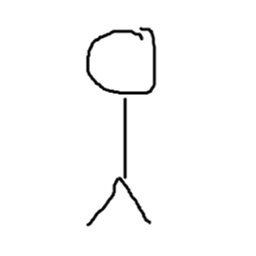
#> input picture SegundoParcial/5_ejercicio/1a.png, 256 x 256 px, shrunk from 1100 x 1100 before the run
$ python 5_a_ejercicio.py
#> lines starting #> are read from the running program, lines starting #| are printed output that depends on the picture
import cv2
import numpy as np
import scipy.sparse as sp
import multiprocessing as mp
from numba import jit

def image_to_sparse_matrix(image_path):
#> called with image_path = '1a.png'
    image = cv2.imread(image_path, cv2.IMREAD_GRAYSCALE)
#> image is the input picture: shape (256, 256); min 0, max 255, mean 250
    if image is None:
        raise ValueError(f"Image at path '{image_path}' could not be loaded.")
    image_array = np.array(image, dtype=np.float64)
#> call 2 of image_to_sparse_matrix, with image_path = '2a.png'
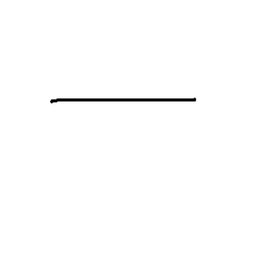
#> input picture SegundoParcial/5_ejercicio/2a.png, 256 x 256 px, shrunk from 1100 x 1100 before the run
#> in image_to_sparse_matrix, image is the input picture: shape (256, 256); min 0, max 255, mean 253.3
    sparse_matrix = sp.coo_matrix(image_array)
    return sparse_matrix.tocsc()

@jit(nopython=True)
def multiply_row_by_column(row, sparse_matrix2_data, sparse_matrix2_indices, sparse_matrix2_indptr, result_row, n_cols):
    for col in range(n_cols):
        sum_val = 0.0
        for k in range(sparse_matrix2_indptr[col], sparse_matrix2_indptr[col + 1]):
            sum_val += row[sparse_matrix2_indices[k]] * sparse_matrix2_data[k]
        result_row[col] = sum_val

def worker(row, sparse_matrix2_data, sparse_matrix2_indices, sparse_matrix2_indptr, n_cols):
    result_row = np.zeros(n_cols, dtype=np.float64)
    multiply_row_by_column(row, sparse_matrix2_data, sparse_matrix2_indices, sparse_matrix2_indptr, result_row, n_cols)
    return result_row

def sparse_matrix_multiply_parallel(sparse_matrix1, sparse_matrix2):
    if sparse_matrix1.shape[1] != sparse_matrix2.shape[0]:
        raise ValueError("Number of columns in sparse_matrix1 must be equal to number of rows in sparse_matrix2 for multiplication.")

    sparse_matrix2 = sparse_matrix2.tocsc()
    sparse_matrix2_data = sparse_matrix2.data
    sparse_matrix2_indices = sparse_matrix2.indices
    sparse_matrix2_indptr = sparse_matrix2.indptr

    rows = [sparse_matrix1.getrow(i).toarray().flatten() for i in range(sparse_matrix1.shape[0])]
    n_cols = sparse_matrix2.shape[1]

    with mp.Pool(4) as pool:
        results = pool.starmap(worker, [(row, sparse_matrix2_data, sparse_matrix2_indices, sparse_matrix2_indptr, n_cols) for row in rows])

    result_matrix = np.vstack(results)

    return result_matrix

if __name__ == "__main__":
    # Ejemplo de uso
    sparse_matrix1 = image_to_sparse_matrix('1a.png')
    sparse_matrix2 = image_to_sparse_matrix('2a.png')

    result = sparse_matrix_multiply_parallel(sparse_matrix1, sparse_matrix2)
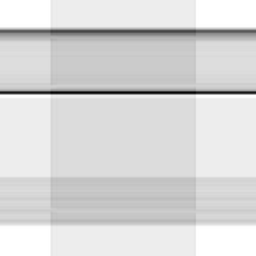
#> result: shape (256, 256) float64; min 13766251, max 16646400, mean 16213354.3; drawn with min black and max white
    print("Resultado de la multiplicación de matrices dispersas:")
    print(result)
#> (printed output is left out)
